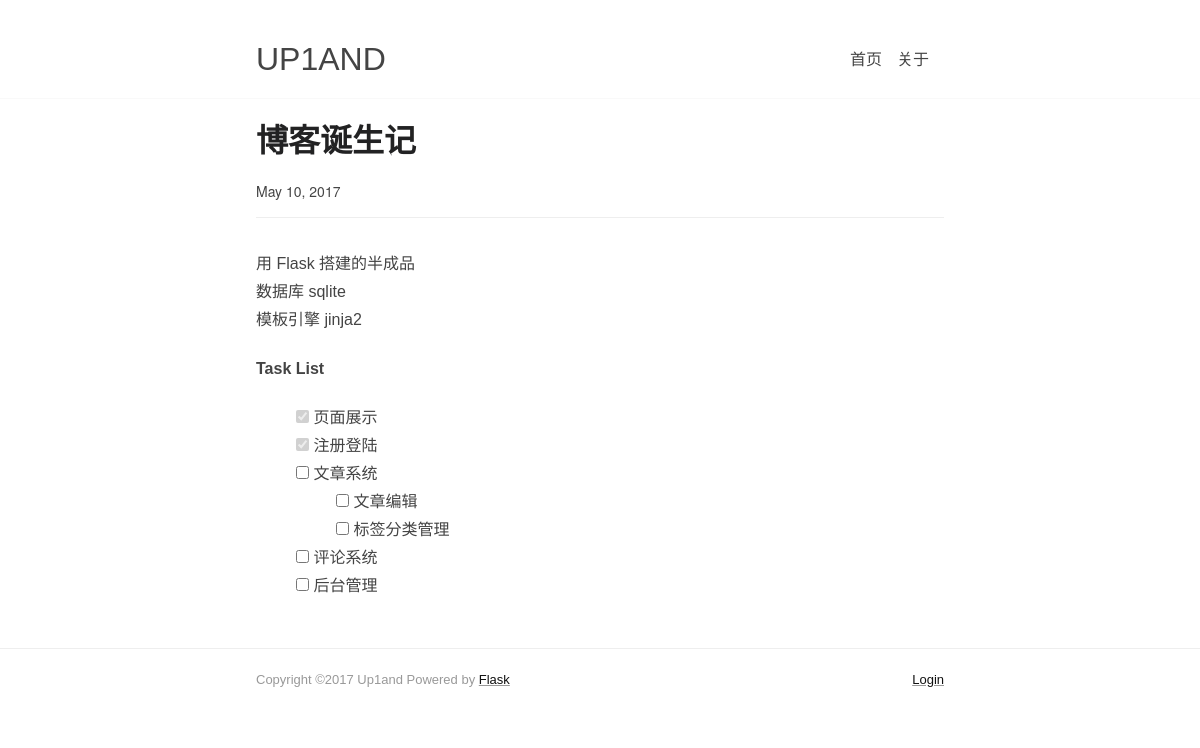
The page /post/2 on the database as committed earlier.
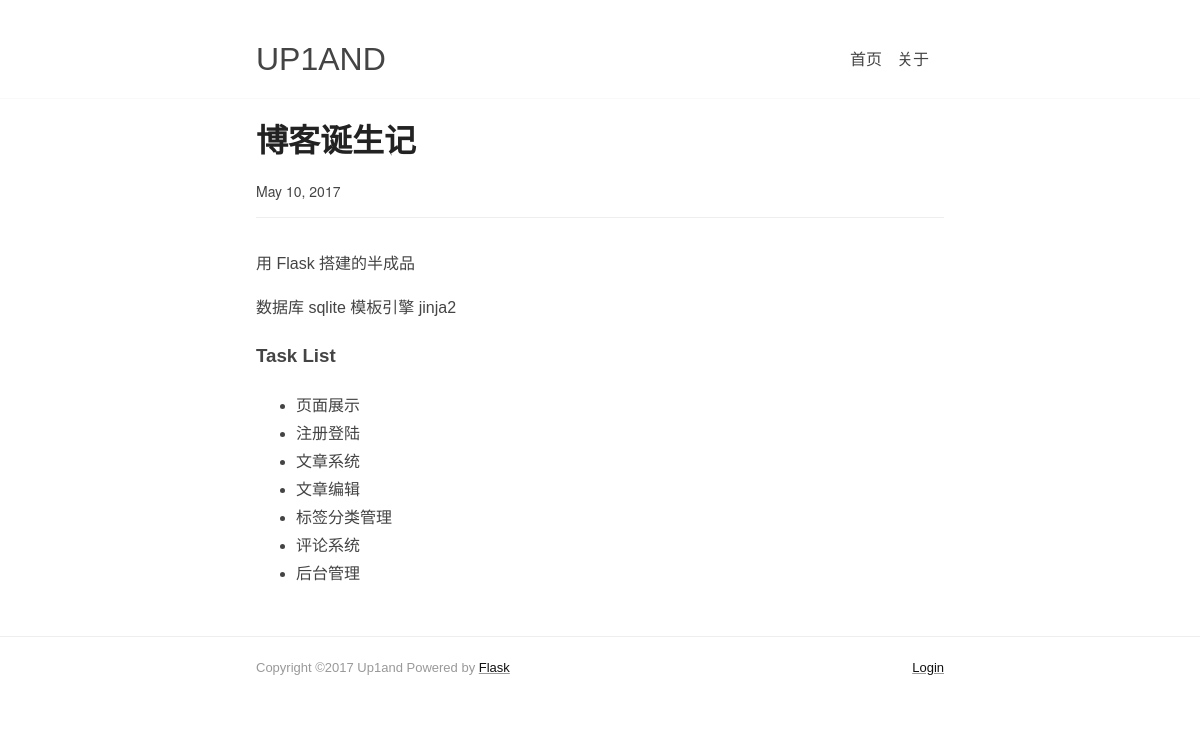
The same page on the database as committed later.
### app/models.py (models this page shows, shortened)
class Post(db.Model):
    __tablename__ = 'posts'
    id = db.Column(db.Integer, primary_key=True)
    title = db.Column(db.String(64))
    slug = db.Column(db.String(64))
    content = db.Column(db.String)
    created = db.Column(db.DateTime, default=datetime.datetime.utcnow)
    modified = db.Column(db.DateTime, onupdate=datetime.datetime.utcnow)
    type = db.Column(db.String(10), default='post')
    status = db.Column(db.Boolean)
    order = db.Column(db.Integer, default=0)
    views = db.Column(db.Integer, default=1)
    comment_status = db.Column(db.Boolean)
    author_id = db.Column(db.Integer, db.ForeignKey('users.id'))
    metas = db.relationship('Meta',
                        secondary=post_metas,
                        backref=db.backref('posts', lazy='dynamic'))

### app/main/views.py (the view)
@main.route('/post/<int:post_id>')
def post(post_id):
    post = Post.query.get_or_404(post_id)
    return render_template('post.html', post=post)

### app/templates/post.html (shortened to what this page needs)
{% extends "base.html" %}
{% block content %}
<div class="main pure-g">
    <div class="wrapper pure-u-1 pure-u-md-4-5 pure-u-lg-3-5">
        <div class="post">
            <div class="post-header">
                <h1 class="post-title">{{ post.title }}</h1>
                <div class="post-meta"><time class="updated">{{ post.created|strftime }}</time></div>
            </div>
            <div class="post-content">
                {{ post.content|markdown|safe }}
            </div>
        </div>
    </div>
</div>
{% endblock %}

Rows that differ between the two databases and show on the page:
changed Post "博客诞生记": content (not shown) → "用 Flask 搭建的半成品 数据库 sqlite 模板引擎 jinja2 Task List 页面展示 注册登陆 文章系统 文章编辑 标签分类管理 评论系统 后台管理"
Other text that changed with them:
form field content: "☑ ☑ ☐ ☐ ☐ ☐ ☐" → (not shown)
text no longer shown: "用 Flask 搭建的半成品 数据库 sqlite 模板引擎 jinja2 Task List 页面展示 注册登陆 文章系统 文章编辑 标签分类管理 评论系统 后台管理"
